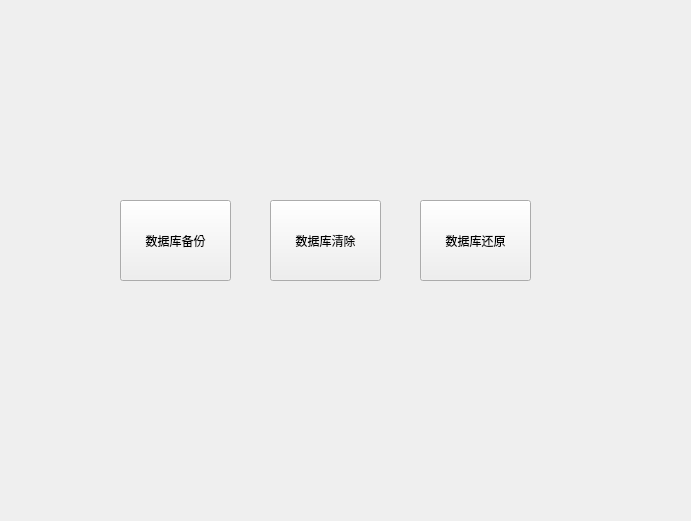
<?xml version="1.0" encoding="UTF-8"?>
<ui version="4.0">
 <class>systemDialog</class>
 <widget class="QDialog" name="systemDialog">
  <property name="geometry">
   <rect>
    <x>0</x>
    <y>0</y>
    <width>691</width>
    <height>521</height>
   </rect>
  </property>
  <property name="windowTitle">
   <string>Dialog</string>
  </property>
  <widget class="QLabel" name="label">
   <property name="geometry">
    <rect>
     <x>0</x>
     <y>0</y>
     <width>691</width>
     <height>521</height>
    </rect>
   </property>
   <property name="text">
    <string/>
   </property>
   <property name="pixmap">
    <pixmap resource="images.qrc">:/images/images/middle.jpg</pixmap>
   </property>
  </widget>
  <widget class="QToolButton" name="backupDB">
   <property name="geometry">
    <rect>
     <x>120</x>
     <y>200</y>
     <width>111</width>
     <height>81</height>
    </rect>
   </property>
   <property name="text">
    <string>数据库备份</string>
   </property>
  </widget>
  <widget class="QToolButton" name="clearDB">
   <property name="geometry">
    <rect>
     <x>270</x>
     <y>200</y>
     <width>111</width>
     <height>81</height>
    </rect>
   </property>
   <property name="text">
    <string>数据库清除</string>
   </property>
  </widget>
  <widget class="QToolButton" name="loadDB">
   <property name="geometry">
    <rect>
     <x>420</x>
     <y>200</y>
     <width>111</width>
     <height>81</height>
    </rect>
   </property>
   <property name="text">
    <string>数据库还原</string>
   </property>
  </widget>
 </widget>
 <resources>
  <include location="images.qrc"/>
 </resources>
 <connections/>
</ui>
